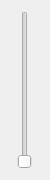
<?xml version="1.0" encoding="UTF-8"?>
<ui version="4.0">
 <class>Musicsound</class>
 <widget class="QWidget" name="Musicsound">
  <property name="geometry">
   <rect>
    <x>0</x>
    <y>0</y>
    <width>50</width>
    <height>180</height>
   </rect>
  </property>
  <property name="minimumSize">
   <size>
    <width>50</width>
    <height>180</height>
   </size>
  </property>
  <property name="maximumSize">
   <size>
    <width>50</width>
    <height>180</height>
   </size>
  </property>
  <property name="windowTitle">
   <string>Form</string>
  </property>
  <layout class="QHBoxLayout" name="horizontalLayout">
   <item>
    <widget class="QSlider" name="verticalSlider">
     <property name="minimumSize">
      <size>
       <width>20</width>
       <height>0</height>
      </size>
     </property>
     <property name="maximumSize">
      <size>
       <width>20</width>
       <height>16777215</height>
      </size>
     </property>
     <property name="orientation">
      <enum>Qt::Vertical</enum>
     </property>
    </widget>
   </item>
  </layout>
 </widget>
 <resources/>
 <connections/>
</ui>
